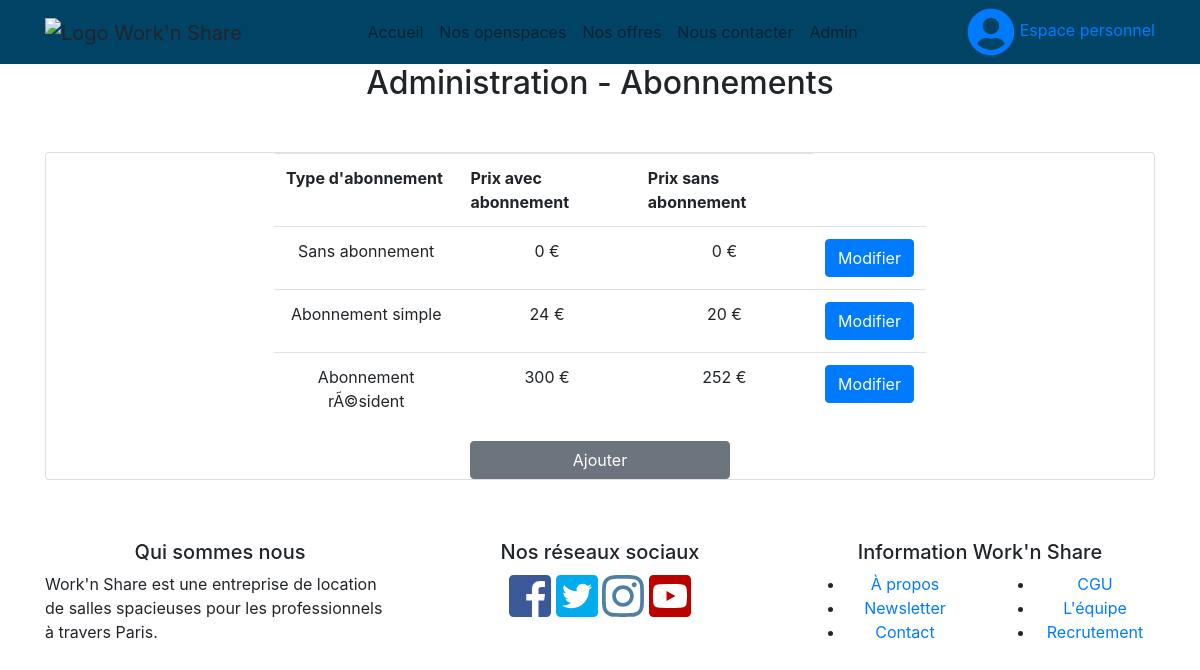
/admin_subscriptions.php, run on the app's committed database.
### tables this page shows
CREATE TABLE IF NOT EXISTS `subscription` (
  `id_subscription` int(11) NOT NULL AUTO_INCREMENT,
  `type_subscription` varchar(255) NOT NULL,
  `price_with_engagement` double DEFAULT NULL,
  `price_without_engagement` double DEFAULT NULL,
  `description` longtext,
  PRIMARY KEY (`id_subscription`)
);

### admin_subscriptions.php (the view)
<?php
    include "assets/include/header.php";
    $db = connectDb();
    $query = $db->prepare("SELECT * FROM SUBSCRIPTION");
    $query->execute();
    $result = $query->fetchAll();
?>
<section>
    <center><h2>Administration - Abonnements</h2></center>
    <div class="container main-content">
        <div class="row" style="margin-top:50px; margin-bottom:50px;">
            <div class="col-md-12">
                <div class="card-deck">
                    <div class="card" style="padding-left:20%; padding-right:20%;">
                        <table class="table table-responsive table-hover">
                            <tr>
                                <th>Type d'abonnement</th>
                                <th>Prix avec abonnement</th>
                                <th>Prix sans abonnement</th>
                            </tr>
                            <?php
                                foreach($result as $res){
                                    echo '  <tr>
                                                <td><center>'.$res[1].'</center></td>
                                                <td><center>'.$res[2].' €</center></td>
                                                <td><center>'.$res[3].' €</center></td>
                                                <td><a class="btn btn-primary" href="admin_subscriptions_edit.php?id_subscription='.$res[0].'" role="button">Modifier</a></td>
                                            </tr>';
                                }
                             ?>
                        </table>
                        <a class="btn btn-secondary" href="admin_subscriptions_add.php" role="button" style="margin-left:30%; margin-right:30%">Ajouter</a>
                    </div>
                </div>
            </div>
        </div>
    </div>
<?php include "assets/include/footer.php"; ?>

### data on the page
subscription: type_subscription "Sans abonnement", price_with_engagement "0", price_without_engagement "0"
subscription: type_subscription "Abonnement simple", price_with_engagement "24", price_without_engagement "20"
subscription: type_subscription "Abonnement rÃ©sident", price_with_engagement "300", price_without_engagement "252"
